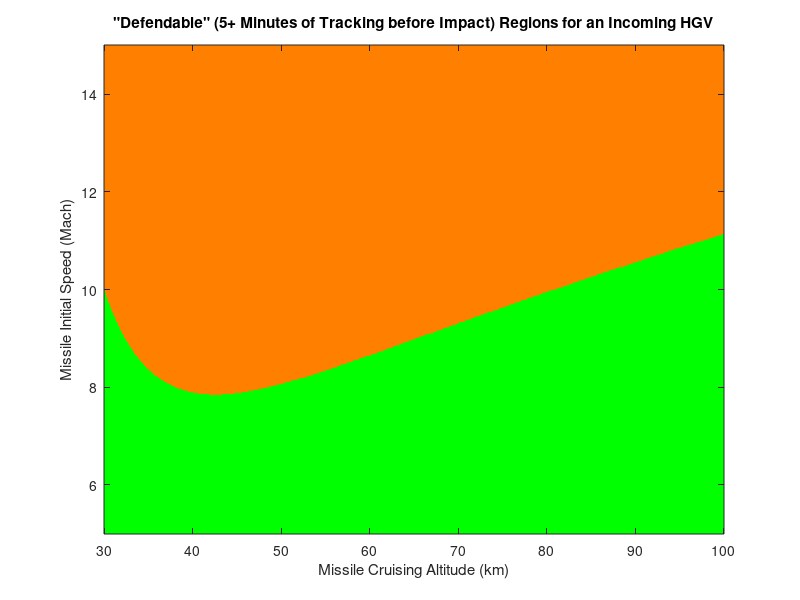

Write MATLAB code to recreate this figure. (Note: this script raises an error after producing the figure.)
% Acceptable reaction time
t_react = 300; % seconds

% Drag parameters
Cd = 0.08;      % drag coefficient (–)
A  = 0.8;      % cross‐sectional area [m^2]
m  = 2500;     % mass [kg]

% Missile parameters (inputs)
v0s = linspace(341*5, 341*15, 1000) ; % m/s
hMs = linspace(30e3, 100e3, 1000); % m
dist0M = 2500e3; % Missile initial distance

% Balloon parameters
d_b_off = 1000e3; % m
hB = 20e3; % m

% Constants
re    = 6371e3;

ground_defendable = false(numel(v0s), numel(hMs));
air_defendable    = false(numel(v0s), numel(hMs));
ground_react_times = zeros(numel(v0s), numel(hMs));
air_react_times = zeros(numel(v0s), numel(hMs));
dist0B_mat        = zeros(numel(v0s), numel(hMs));
dist0G_mat        = zeros(numel(v0s), numel(hMs));

for i = 1:length(v0s)
    v0 = v0s(i);
    for j = 1:length(hMs)
        hM = hMs(j);
        rho = 1.225 * exp(-hM * 1.41e-4);
        k = 0.5 * Cd * A * rho / m;   % [1/m]

        % AIR RADAR CALCS
        phi1 = d_b_off/re;
        phi2 = acos(re/(re+hB));
        phi3 = acos(re/(re+hM));
        theta0B = phi1+phi2+phi3;  
        dist0B  = theta0B*(re + hM);  
        dist0B_mat(i,j) = dist0B;
        if dist0B < dist0M
            % closed‐form time‐to‐impact (seconds):
            v0B = v0 * exp(-k*(dist0M - dist0B));
            time_to_impactB = (exp(k*dist0B) - 1) / (k * v0B);
            air_react_times(i, j) = time_to_impactB/60;
        else
            time_to_impactB = (exp(k*dist0M) - 1) / (k * v0);
            air_react_times(i, j) = time_to_impactB/60;
        end


        if time_to_impactB > t_react || dist0B > dist0M
            air_defendable(i, j) = 1;
        end

        
        % GROUND RADAR CALCS
        % Calculate time to impact
        theta0G = acos(re/(re + hM));     
        dist0G  = theta0G*(re + hM);  
        dist0G_mat(i,j) = dist0G;
        v0G = v0 * exp(-k*(dist0M - dist0G));
        
        if dist0G < dist0M
        % closed‐form time‐to‐impact (seconds):
            time_to_impactG = (exp(k*dist0G) - 1) / (k * v0G);
            ground_react_times(i, j) = time_to_impactG/60;
        else
            time_to_impactG = (exp(k*dist0M) - 1) / (k * v0);
            ground_react_times(i, j) = time_to_impactG/60;
        end



        if time_to_impactG > t_react ||  dist0G > dist0M
            ground_defendable(i, j) = 1;
        end
    end
end

newC = zeros(size(air_defendable));
newC( air_defendable & ~ground_defendable ) = 1;
newC( ground_defendable )                   = 2;

% new 3-entry colormap: gray, orange, green
map3 = [ ...
  0.8 0.8 0.8;   % 0 = neither
  1   0.5 0;     % 1 = air only
  0   1   0;     % 2 = ground (& air)
];

figure(1);
imagesc(hMs/1e3, v0s/341, newC);
set(gca,'YDir','normal');
colormap(map3);
caxis([0 2]);
xlabel('Missile Cruising Altitude (km)');
ylabel('Missile Initial Speed (Mach)');
title('"Defendable" (5+ Minutes of Tracking before Impact) Regions for an Incoming HGV');

% legend for just the three states
hold on;
h = gobjects(3,1);
names = {'Not Defendable','Defendable with Balloons + Ground','Defendable by Just Ground'};
for idx = 0:2
  h(idx+1) = plot(NaN,NaN,'s', ...
    'MarkerFaceColor',map3(idx+1,:), ...
    'MarkerEdgeColor','k');
end
legend(h(2:3), names(2:3),'Location','northeast');
hold off;



% …[all the prior code above]…

figure(2);
% ------------------------
% Ground‐radar subplot
% ------------------------
subplot(2,1,1)
imagesc(hMs/1e3, v0s/341, ground_react_times);
set(gca,'YDir','normal');
caxis([0 12]);      % saturate at 0–11 min
cb1 = colorbar;
ylabel(cb1, 'Reaction Time (min)');
ylabel('Missile Initial Speed (Mach)');
title('Ground Radar Reaction Time');

% annotate Mach 10 @ 40 km
x_pt = 40;   % km
y_pt = 7;   % Mach
[~, i_idx] = min(abs(v0s/341 - y_pt));
[~, j_idx] = min(abs(hMs/1e3 - x_pt));
tG = ground_react_times(i_idx, j_idx);
hold on;
plot(x_pt, y_pt, 'ko', 'MarkerSize', 8, 'LineWidth', 2);
text(x_pt + 2, y_pt + 0.5, sprintf('%.1f minutes to react', tG), ...
     'Color','k', 'FontWeight','bold');
hold off;

% ------------------------
% Balloon subplot
% ------------------------
figure(2)
subplot(2,1,2)
imagesc(hMs/1e3, v0s/341, air_react_times);
set(gca,'YDir','normal');
caxis([0 12]);
cb2 = colorbar;
ylabel(cb2, 'Reaction Time (min)');
xlabel('Missile Cruising Altitude (km)');
ylabel('Missile Initial Speed (Mach)');
title('Balloon Reaction Time');

% annotate Mach 10 @ 40 km
tB = air_react_times(i_idx, j_idx);
hold on;
plot(x_pt, y_pt, 'ko', 'MarkerSize', 8, 'LineWidth', 2);
text(x_pt + 2, y_pt + 0.5, sprintf('%.1f minutes to react', tB), ...
     'Color','k', 'FontWeight','bold');
hold off;
